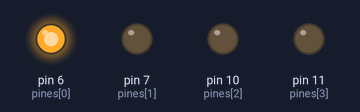
Simulated run of this sketch. Board: Arduino Uno, built with avr-gcc and run on an emulated ATmega328P. Shown: output pins drawn as LEDs (lit = HIGH).

Above: at 0.16 s.
At 3.49 s:
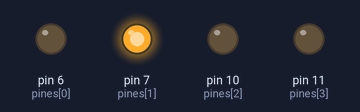
At 6.7 s:
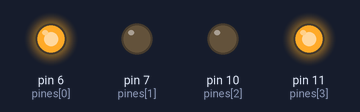
At 16.2 s:
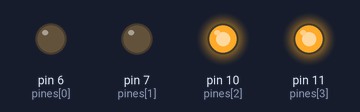
At 25.7 s:
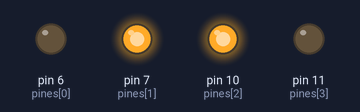
At 35.2 s:
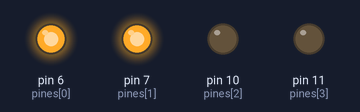
Timing chart, 0 to 40.0 s (numbered marks = the images above):
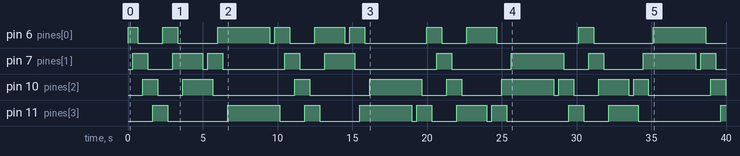

The sketch:

Ejercicio15_MotorPAP_Medio.ino
```cpp
const byte pines[4]={
  6,7,10,11};
const byte pasos[8]={
  1,3,2,6,4,12,8,9};
char indice=0;
/*
 Primer paso  1=0001
 Segundo paso 3=0011
 Tercer paso  2=0010
 Cuarto paso  6=0110
 Quinto paso  4=0100
 Sexto paso  12=1100
 Septimo paso 8=1000
 Octavo paso  9=1001
 */

void setup(){
  for(int i=0;i<4;i++){
    pinMode(pines[i],OUTPUT);
  }
}

void loop(){
  avanzar(12, 333);
  delay(1000);
  retroceder(6,333);
  delay(2500);
}

void avanzar(int num_pasos,int delay_paso){
  for(int i=0;i<num_pasos;i++){
    writeMotor();
    delay(delay_paso);
    indice++;
    if(indice>7){
      indice=0;
    }
  }
}

void retroceder(int num_pasos,int delay_paso){
  for(int i=0;i<num_pasos;i++){
    writeMotor();
    delay(delay_paso);
    indice--;
    if(indice<0){
      indice=7;
    }
  }
}

void writeMotor(){
  boolean aux=false;
  for(int i=0;i<4;i++){
    aux=bitRead(pasos[indice],i); //lee un bit del vector pasos
    digitalWrite(pines[i],aux);   //escribe es bit en un pin del motor
  }
}
```

Measured:
- by itself, pin 6 (pines[0]): LOW → HIGH at 0.00 s, → LOW 0.67 s later, → HIGH 1.7 s later, → LOW 1.0 s later, … (20 changes in this stretch)
- by itself, pin 7 (pines[1]): LOW → HIGH at 0.33 s, → LOW 1.0 s later, → HIGH 1.7 s later, → LOW 2.0 s later, … (20 changes in this stretch)
- by itself, pin 10 (pines[2]): LOW → HIGH at 1.0 s, → LOW 1.0 s later, → HIGH 1.7 s later, → LOW 2.0 s later, … (20 changes in this stretch)
- by itself, pin 11 (pines[3]): LOW → HIGH at 1.7 s, → LOW 1.0 s later, → HIGH 4.0 s later, → LOW 3.5 s later, … (19 changes in this stretch)
